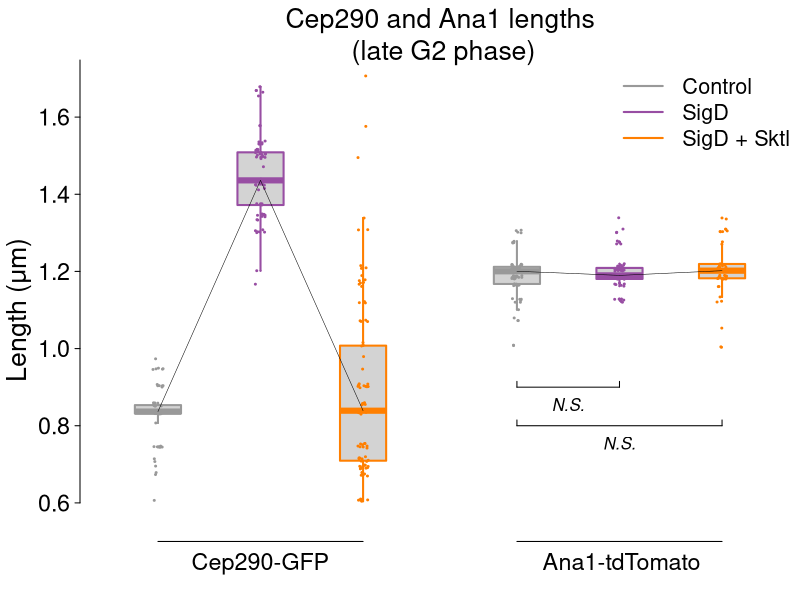

Write R code to recreate this figure.
#' Plotting for rescue
#' Same data as figure 1 quantification

png(filename="rescuelength.png", width=7, height=6,units="in", res=600)

# import data
df <- read.csv('quantification.csv', header=TRUE)
df <- cbind(df[,2], df[,4], df[,6], df[,1], df[,3], df[,5])

addNoise <- function(mtx) {
    if (!is.matrix(mtx)) mtx <- matrix(mtx, byrow = TRUE, nrow = 1)
    random.stuff <- matrix(runif(prod(dim(mtx)), min = -0.0001, max = 0.01), nrow = dim(mtx)[1])
    random.stuff + mtx
}

df <- addNoise(df)

library(RColorBrewer)

cols <- brewer.pal(9,"Set1")[c(9,4,5)]

par(bty="n",
    mar=c(2, 4, 3, 0),  # plot margins b-l-t-r
    las=1,              # horizontal labels
    tcl=-.25,           # tick length
    font.main=1,        # plain font
    mgp=c(2.5, 0.5, 0),  # axis spacings
    cex.lab=1.6,
    cex.axis=1.4,
    ps=12
)


xat <- c(1,
         2,
         3,
         4.5,
         5.5,
         6.5)
b <- boxplot(df,
             xaxt="n",       # no x-axis
             yaxt="n",
             boxwex=0.45,    # boxwidth
             lty=1,          # line type, 1 = solid
             staplewex=0,    # no staples
             log="",         # no log scaling
             ylim=c(0.5, 1.7),
             at=xat,
             border=cols,
             lwd=2,
             outline=FALSE
)          # line weight

stripchart(apply(df, 2, as.list),
           vertical=TRUE,
           method="jitter",
           add=TRUE,
           pch=20,
           cex=0.4,
           col=cols,
           at=xat,
           jitter=0.05)

title("Cep290 and Ana1 lengths\n (late G2 phase)", font.main=1, cex.main=1.6, line=0)
title(ylab=expression(paste("Length (", "μ", "m)", sep="")), line=2.2)

axis(2, at=seq(0.6, 2, 0.2), labels=TRUE, col.ticks=1, lwd=1)
axis(1, labels=c("Cep290-GFP", "Ana1-tdTomato"), at=c(2, 0.92*(xat[5]+xat[6])/2), lwd.ticks=0, lty=0, line=-0.8)
axis(1, at=c(0, ((xat[3] + xat[4])/2)), labels=FALSE, tck=-0.05, col=0, lty=0)
#box(bty='L')

temp.labels = c("Control", "SigD", "SigD + Sktl")
legend("topright", cex=1.3, col=cols, lty=1, lwd=2, temp.labels, bty="n")

offset <- 0.015
yat <- 0.9
lines(c(xat[4], xat[5]), c(yat, yat))
lines(c(xat[4], xat[4]), c(yat+offset, yat))
lines(c(xat[5], xat[5]), c(yat+offset, (yat)))
text((xat[4] + xat[5])/2, yat-3*offset, expression(italic('N.S.')), cex=1)

offset <- 0.015
yat <- 0.8
lines(c(xat[4], xat[6]), c(yat, yat))
lines(c(xat[4], xat[4]), c(yat+offset, yat))
lines(c(xat[6], xat[6]), c(yat+offset, yat))
text((xat[4] + xat[6])/2, yat-3*offset, expression(italic('N.S.')), cex=1)

lines(xat[1:2], b$stats[3,1:2], lwd=0.5)
lines(xat[2:3], b$stats[3,2:3], lwd=0.5)
lines(xat[4:5], b$stats[3,4:5], lwd=0.5)
lines(xat[5:6], b$stats[3,5:6], lwd=0.5)

lines(c(xat[1], xat[3]), c(0.5,0.5))
lines(c(xat[4], xat[6]), c(0.5,0.5))

dev.off()
